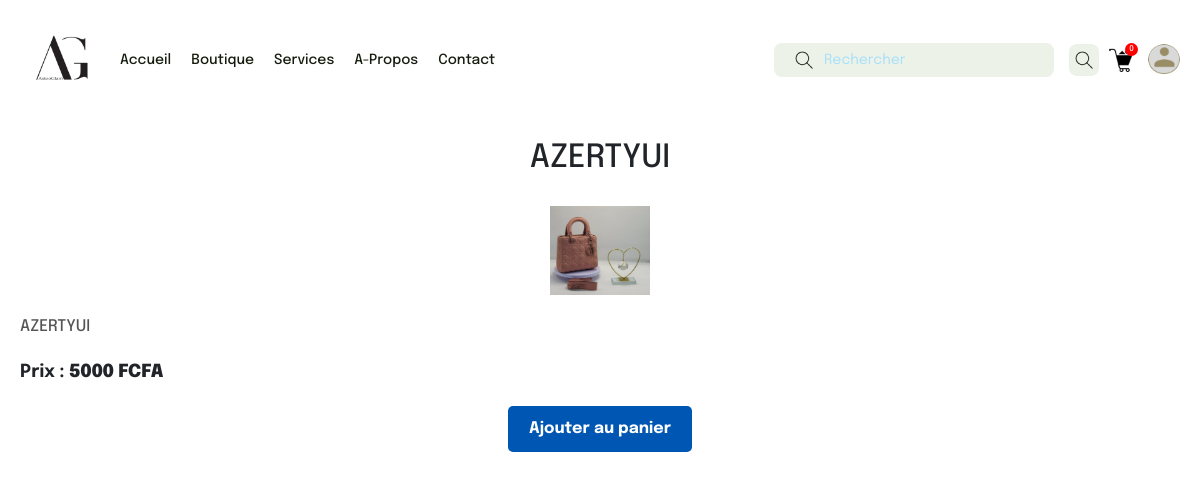
Screenshot of /detail_produit/1/ with the database file from the repository.
### vente/models.py (models this page shows, shortened)
class Produit(models.Model):
    nom = models.CharField(max_length=100)
    prix = models.IntegerField()
    description = models.TextField()
    categorie = models.ForeignKey(Categorie,on_delete=models.SET_NULL,null=True)
    image = models.ImageField(upload_to= 'produit_image/')

### vente/views.py (the view)
# urls.py: path('detail_produit/<int:produit_id>/', views.detail_produit, name="detail_produit"),
def detail_produit(request, produit_id):
    produit = get_object_or_404(Produit, id=produit_id)
    return render(request, 'vente/detail_produit.html', {'produit': produit})

### vente/context_processors.py (called while the page is built)
def panier_count(request):
    if "panier" not in request.session:
        request.session["panier"] = []
    panier = request.session["panier"]
    nombre = len(panier)
    return {'nombre': nombre}

### vente/templates/vente/detail_produit.html (shortened to what this page needs)
{%load static %}
<!DOCTYPE html>
<html lang="en">
<head>
    <link href="https://cdn.jsdelivr.net/npm/bootstrap@5.0.2/dist/css/bootstrap.min.css" rel="stylesheet">
    <link rel="stylesheet" href="{%static 'base.css'%}">
    <link rel="stylesheet" href="{%static 'detail_produit.css'%}">
</head>
<body>
    <nav class="large-screen-nav">
        <div class="left-ls-nav">
            <img src="{% static 'logo1.jpg'%}" alt="">
            <div class="ls-nav-links-container">
                <a href="{% url '' %}">Accueil</a>
                <a href="{% url 'boutique' %}">Boutique</a>
                <a href="{% url 'services' %}">Services</a>
                <a href="{% url 'apropos' %}">A-Propos</a>
                <a href="{% url 'contact' %}">Contact</a>
            </div>
        </div>
        <div class="right-ls-nav">
            <form action="{% url 'boutique' %}" method="get" class="ls-nav-search-form">
                <img class="sr-icon-ls-nav" src="{% static 'search.png'%}" alt="">
                <input type="text" name="sr-input-ls-nav" id="sr-input-ls-nav" placeholder="Rechercher">
                <button class="sr-btn-ls-nav"><img src="{% static 'search.png'%}" alt=""></button>
            </form>
            <div class="ls-nav-panier-user">
                <a href="{% url 'panier' %}">
                    <span>{{nombre}}</span>
                    <img src="{% static 'panier.png'%}" alt="">
                </a>
                <a href="{% url 'profil' %}">
                    <div class="user-container"></div>
                </a>
            </div>
        </div>
    </nav>
    <div class="contenu">
        <div class="product-title"><h2>{{ produit.description }}</h2></div>
            <div class="product-container">
                <div class="product-image">
                    <a href="{% url 'detail_produit' produit.id %}">
                        <img class="square-image" src="{{ produit.image.url }}" alt="{{ produit.nom }}">
                    </a>
                </div>
            </div>
            <div class="product-details">
                <div class="product-description">
                    {{ produit.description }}
                </div>
                <div class="product-price">Prix : <strong>{{ produit.prix }} FCFA</strong></div>
                <div class="bouton">
                    <a href="{% url 'ajouter_au_panier' produit.id %}" class="btn">Ajouter au panier</a>
                </div>
            </div>
    </div>
</body>
</html>

### vente/static/base.css (style rules this page uses)
* { padding: 0; margin: 0; box-sizing: border-box; }
body { font-family: "Epilogue", sans-serif; font-weight: 500; font-style: normal; position: relative; }
.large-screen-nav { width: 100%; padding: 20px; display: flex; }
.left-ls-nav { width: 65%; display: flex; align-items: center; gap: 20px; }
.left-ls-nav img { width: 80px; }
.ls-nav-links-container { display: flex; gap: 20px; }
.ls-nav-links-container a { color: #141C0D; font-size: 14px; text-decoration: none; }
.right-ls-nav { width: 35%; display: flex; justify-content: space-between; align-items: center; }
.ls-nav-search-form { width: 80%; display: flex; gap: 15px; align-items: center; position: relative; }
.sr-icon-ls-nav { position: absolute; left: 20px; }
#sr-input-ls-nav { width: 90%; padding: 5px 50px; border: none; outline: none; border-radius: 8px; background-color: #EDF2E8; }
#sr-input-ls-nav::placeholder { color: #A8E0F9; font-size: 14px; }
.sr-btn-ls-nav { width: 32px; height: 32px; border: none; background-color: #EDF2E8; border-radius: 8px; }
.ls-nav-panier-user { display: flex; gap: 15px; align-items: center; }
.ls-nav-panier-user a img { width: 24px; }
.ls-nav-panier-user a { position: relative; }
.ls-nav-panier-user a span { position: absolute; right: -5px; top: -5px; width: 13px; height: 13px; background-color: red; display: flex; align-items: center; justify-content: center; border-radius: 50%; color: white; font-size: 8px; }
.user-container { width: 32px; height: 32px; background-image: url("/static/pp.png"); background-size: contain; background-repeat: no-repeat; border-radius: 50%; }
.contenu { padding: 20px; }

### vente/static/detail_produit.css (style rules this page uses)
.contenu { display: flex; flex-direction: column; }
.product-container { display: flex; justify-content: center; align-items: center; padding: 20px; gap: 20px; }
.product-image, .product-title,.quantity-controls { display: flex; justify-content: center; align-items: center; }
.product-image img { max-width: 100px; height: auto; }
.product-details { display: flex; flex-direction: column; gap: 10px; }
.product-title { font-size: 24px; margin: 0; }
.product-description { color: #555; }
.product-price { font-size: 18px; font-weight: bold; margin: 10px 0; }
.btn { display: inline-block; padding: 10px 20px; background-color: #0056b3; color: #fff; text-align: center; text-decoration: none; border-radius: 5px; font-weight: bold; cursor: pointer; }
.bouton { display: flex; justify-content: center; }

### rows the page displays
Produit: description "AZERTYUI", image (picture), prix "5000"

### other values shown
{{ nombre }} "0"
